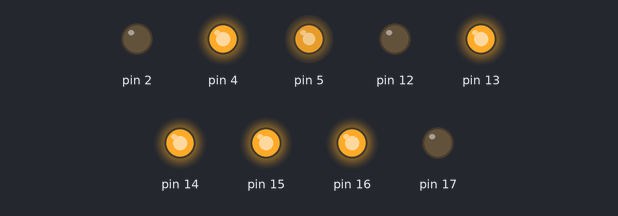
Recording of a sketch running on a simulated Arduino Uno, built with avr-gcc and run on an emulated ATmega328P. Shown: output pins drawn as LEDs (lit = HIGH).

Above: at 0.05 s.
At 4.05 s:
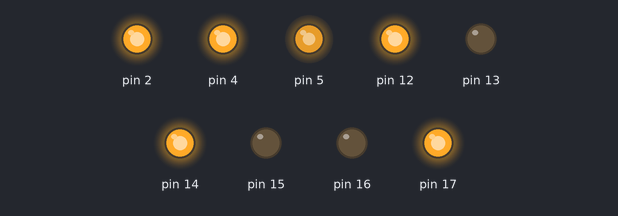
At 8.05 s:
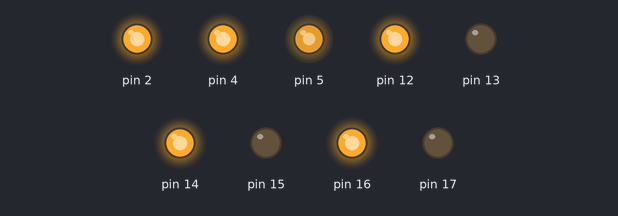
At 12.05 s:
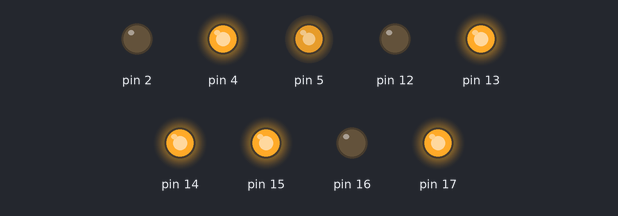
At 15.95 s:
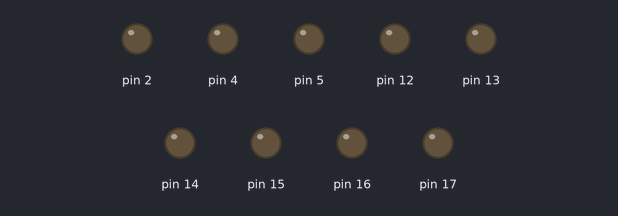
Timing chart, 0 to 20.8 s (numbered marks = the images above):
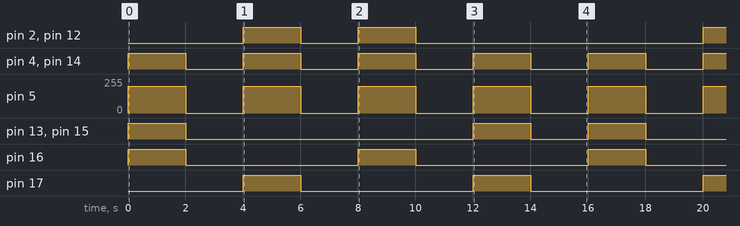

Measured:
- by itself, pin 2, pin 12: repeats every 16.0 s: LOW 2.0 s, HIGH 2.0 s, LOW 10.0 s, HIGH 2.0 s
- by itself, pin 4, pin 14: alternates HIGH for 2.0 s and LOW for 2.0 s
- by itself, pin 5: alternates 200/255 for 2.0 s and 0/255 for 2.0 s
- by itself, pin 13, pin 15: repeats every 16.0 s: LOW 10.0 s, HIGH 2.0 s, LOW 2.0 s, HIGH 2.0 s
- by itself, pin 16, pin 17: alternates HIGH for 2.0 s and LOW for 6.0 s

The sketch:

main.ino
```cpp
struct Roda {
  int IN1;
  int IN2;
  int PWM;
  int vel;

  void init(int _IN1, int _IN2, int _PWM) {
    IN1 = _IN1;
    IN2 = _IN2;
    PWM = _PWM;
    vel = 0;
    pinMode(IN1, OUTPUT);
    pinMode(IN2, OUTPUT);
    pinMode(PWM, OUTPUT);
  }

  void move(int newVel) {
    if (newVel == 0) {
      digitalWrite(IN1, LOW);
      digitalWrite(IN2, LOW);
      analogWrite(PWM, newVel);
      return;
    }


    if (newVel > 0) {
      if (newVel > 255) {
        newVel = 255;
      }
      digitalWrite(IN1, HIGH);
      digitalWrite(IN2, LOW);

    } else {
      if (newVel < -255) {
        newVel = -255;
      }
      newVel = -newVel;
      digitalWrite(IN1, LOW);
      digitalWrite(IN2, HIGH);
    }

    vel = newVel;
    analogWrite(PWM, newVel);
  }
};


struct Carro {
  Roda frenteEsquerda;
  Roda frenteDireita;
  Roda trasEsquerda;
  Roda trasDireita;

  void init(Roda fEsq, Roda fDir, Roda tEsq, Roda tDir) {
    frenteEsquerda = fEsq;
    frenteDireita = fDir;
    trasEsquerda = tEsq;
    trasDireita = tDir;
  }

  void parar() {
    frenteEsquerda.move(0);
    frenteDireita.move(0);
    trasDireita.move(0);
    trasEsquerda.move(0);
  }

  void frente(int vel) {
    frenteEsquerda.move(vel);
    frenteDireita.move(vel);
    trasDireita.move(vel);
    trasEsquerda.move(vel);
  }

  void tras(int vel) {
    vel = -vel;
    frenteEsquerda.move(vel);
    frenteDireita.move(vel);
    trasDireita.move(vel);
    trasEsquerda.move(vel);
  }

  void direita(int vel) {
    frenteEsquerda.move(-vel);
    frenteDireita.move(vel);
    trasEsquerda.move(vel);
    trasDireita.move(-vel);
  }

  void esquerda(int vel) {
    frenteEsquerda.move(vel);
    frenteDireita.move(-vel);
    trasEsquerda.move(-vel);
    trasDireita.move(vel);
  }
};


Roda motorA;
Roda motorB;
Roda motorC;
Roda motorD;

Carro carro;

void setup() {
  //          IN1/IN2/PWM
  //Frente Esquerda
  motorA.init(15, 2, 4);
  //Frente Direita
  motorB.init(16, 17, 5);
  //Tras Esquerda
  motorC.init(27, 26, 25);
  //Tras Direita
  motorD.init(13, 12, 14);

  carro.init(motorA, motorB, motorC, motorD);
}

void loop() {
  carro.frente(200);
  delay(2000);
  carro.parar();
  delay(2000);
  carro.tras(200);
  delay(2000);
  carro.parar();
  delay(2000);
  carro.direita(200);
  delay(2000);
  carro.parar();
  delay(2000);
  carro.esquerda(200);
  delay(2000);
  carro.parar();
  delay(2000);
}
```

sensor_linha.ino
```cpp
enum cardinalidade{
  NORTE, SUL, ESTE, OESTE
};

struct Detetor {
  int SensorN;

  int SensorS;

  int SensorE;

  int SensorO;

  void init(int S1,int S2,int S3,int S4){
    SensorN = S1;
    SensorS = S2;
    SensorE = S3;
    SensorO = S4;
  }

  int getSensor(cardinalidade sensor){
    switch(sensor){
      case cardinalidade::NORTE:
        return filtrar(SensorN);
      case cardinalidade::SUL:
        return filtrar(SensorS);
      case cardinalidade::ESTE:
        return filtrar(SensorE);
      case cardinalidade::OESTE:
        return filtrar(SensorO);
    }
  }

  int filtrar(int sensor){
    if(analogRead(sensor) < 700){
      return 1;
    return 0;
    }
  }

  void rodar(int graus){
    if (graus = 90){
      SensorN, SensorE, SensorS, SensorO = SensorE, SensorS, SensorO, SensorN;
    }

  }

};


struct Estabilizador {
  //Superior Esquerdo
  int Sensor1;

  //Superior Direito
  int Sensor2;

  //Inferior Esquerdo
  int Sensor3;

  //Inferior Direito
  int Sensor4;

  void init(int S1,int S2,int S3,int S4){
      Sensor1 = S1;
      Sensor2 = S2;
      Sensor3 = S3;
      Sensor4 = S4;
  }
  int getSensor(int sensor){
      switch(sensor){
        case 1:
          return filtrar(Sensor1);
        case 2:
          return filtrar(Sensor2);
        case 3:
          return filtrar(Sensor3);
        case 4:
          return filtrar(Sensor4);
      }
  }
  int filtrar(int sensor){
    if(analogRead(sensor) < 700){
      return 1;
    return 0;
    }
  }
  int direcao(){
    return getSensor(Sensor2) - getSensor(Sensor1) - getSensor(Sensor3) + getSensor(Sensor4);
  }
};
```
